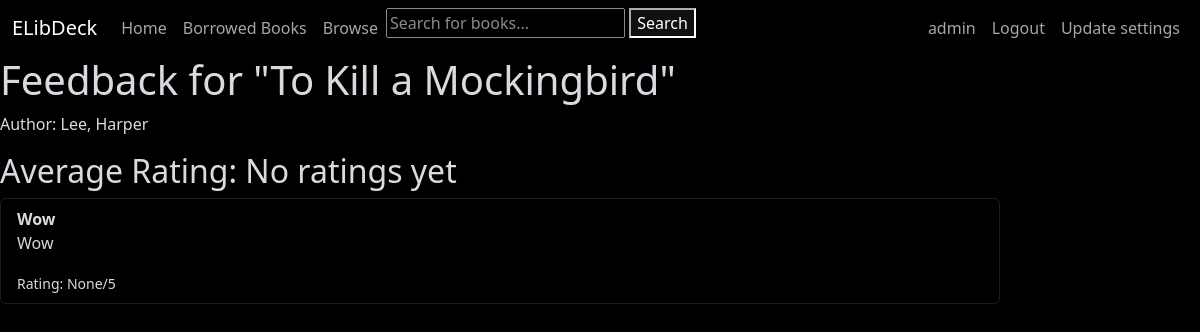
The app's page /book/1/feedback/view (signed in), older data.
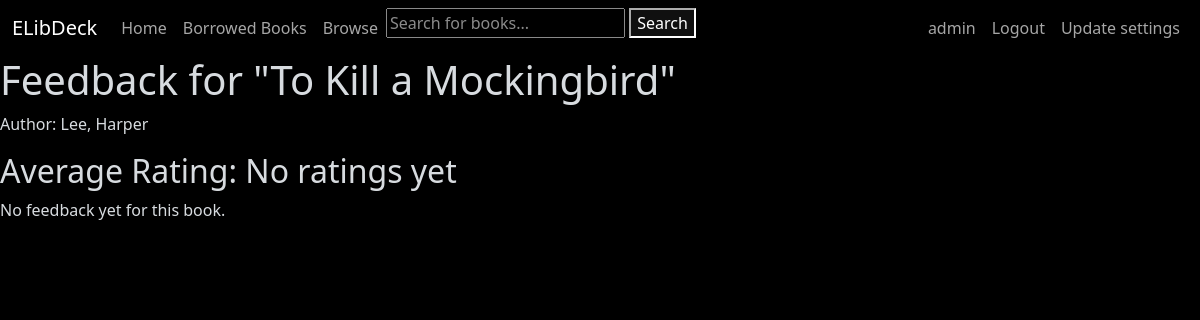
The same page, newer data.
### books_catalog/models.py (models this page shows, shortened)
class Feedback(models.Model):
    book = models.ForeignKey(Book, related_name='feedbacks', on_delete=models.CASCADE)
    user = models.ForeignKey(settings.AUTH_USER_MODEL, related_name='feedbacks', on_delete=models.CASCADE, null=True)
    subject = models.CharField(max_length=255)
    rating = models.PositiveIntegerField(choices=[(i, str(i)) for i in range(1, 6)], default=True, null=True)  # Rating from 1 to 5)
    body = models.TextField()
    created_at = models.DateTimeField(auto_now_add=True)
    class Meta:
        ordering = ['-created_at']  # To show the most recent feedback first

### books_catalog/views.py (the view)
# urls.py: path('book/<int:pk>/feedback/view', views.view_feedback, name='view-feedback'),
@login_required
@permission_required('books_catalog.can_mark_returned', raise_exception=True)
def view_feedback(request, pk):
    book = get_object_or_404(Book, pk=pk)
    feedbacks = book.feedbacks.all()
    average_rating = feedbacks.aggregate(Avg('rating'))['rating__avg']
    return render(request, 'books_catalog/view_feedback.html', {
        'book': book,
        'feedbacks': feedbacks,
        'average_rating': average_rating
    })

### books_catalog/models.py (called while the page is built)
    def __str__(self):
        return f'{self.last_name}, {self.first_name}'

### books_catalog/templates/books_catalog/view_feedback.html
{% extends 'generic.html' %}
{% block content %}
    {% if perms.books_catalog.can_mark_returned %}
        <h1>Feedback for "{{ book.title }}"</h1>
        <p>Author: {{ book.author }}</p>
        <h2>Average Rating: {{ average_rating|default:"No ratings yet" }}</h2>
        {% if feedbacks %}
            <ul class="list-group">
                {% for feedback in feedbacks %}
                    <li class="list-group-item">
                        <strong>{{ feedback.subject }}</strong><br>
                        <p>{{ feedback.body }}</p>
                        <small>Rating: {{ feedback.rating }}/5</small>
                    </li>
                {% endfor %}
            </ul>
        {% else %}
            <p>No feedback yet for this book.</p>
        {% endif %}
    {% else %}
        <p>Only for librarians.</p>
    {% endif %}
{% endblock %}

Row changes from the older to the newer data that the page shows:
removed Feedback: subject "Wow", body "Wow", rating "None"
Text that changed along with them:
text now shown: "No feedback yet for this book."
